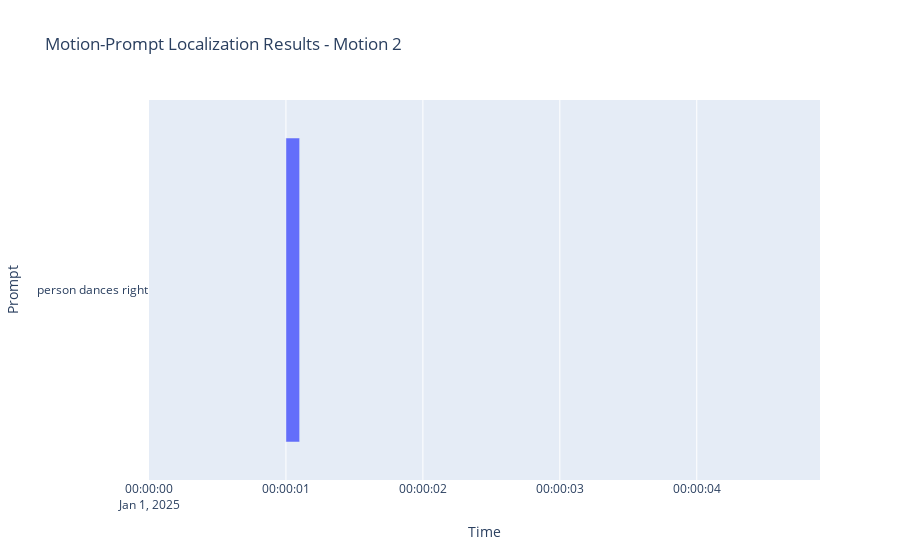

This figure's notebook cell:
### Code cell
figures[1]

### Figure 1 — Plotly figure (JSON) as saved in the notebook; plotly's stock layout.template omitted (floating-point values rounded to 4 significant figures)
{"data": [{"base": ["2025-01-01T00:00:01.000000000"], "customdata": [["0.65", 20, 22]], "hovertemplate": "prompt=%{y}<br>start_timestamp=%{base}<br>end_timestamp=%{x}<br>score=%{customdata[0]}<br>start=%{customdata[1]}<br>finish=%{customdata[2]}<extra></extra>", "legendgroup": "person dances right", "marker": {"color": "#636efa", "pattern": {"shape": ""}}, "name": "person dances right", "orientation": "h", "showlegend": true, "textposition": "auto", "type": "bar", "x": [100], "xaxis": "x", "y": ["person dances right"], "yaxis": "y"}], "layout": {"barmode": "overlay", "legend": {"title": {"text": "prompt"}, "tracegroupgap": 0}, "showlegend": false, "title": {"text": "Motion-Prompt Localization Results - Motion 2"}, "xaxis": {"anchor": "y", "domain": [0, 1], "range": ["2025-01-01T00:00:00", "2025-01-01T00:00:04.900000"], "title": {"text": "Time"}, "type": "date"}, "yaxis": {"anchor": "x", "autorange": "reversed", "categoryarray": ["person dances right"], "categoryorder": "array", "domain": [0, 1], "title": {"text": "Prompt"}}}}
